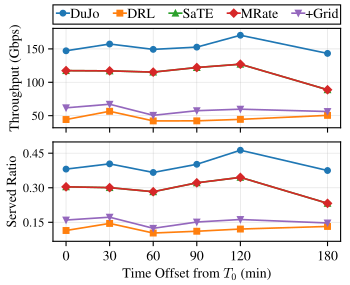

Here is the Python script that generated this plot:
import os
import sys

import matplotlib.pyplot as plt
import pandas as pd
from matplotlib.ticker import MaxNLocator

CURRENT_DIR = os.path.dirname(os.path.abspath(__file__))
PARENT_DIR = os.path.abspath(os.path.join(CURRENT_DIR, os.pardir))
if PARENT_DIR not in sys.path:
    sys.path.append(PARENT_DIR)

from legacy_augmented_plot_common import FONT_SIZE, METHOD_COLORS, apply_plot_style
from tcom_revision_common import HEADLINE_METHODS, latest_run_dir


FIG_WIDTH_PX = 350
FIG_HEIGHT_PX = 285
DPI = 100
FIG_WIDTH_IN = FIG_WIDTH_PX / DPI
FIG_HEIGHT_IN = FIG_HEIGHT_PX / DPI
LEGEND_BOX = (0.15, 0.915, 0.825, 0.12)
TOP_AXIS_BOX = [0.15, 0.55, 0.825, 0.35]
BOTTOM_AXIS_BOX = [0.15, 0.15, 0.825, 0.35]

apply_plot_style()

METHOD_STYLE = {
    "DuJo": {"color": METHOD_COLORS["DuJo"], "marker": "o"},
    "DRL": {"color": METHOD_COLORS["DRL"], "marker": "s"},
    "SaTE": {"color": METHOD_COLORS["SaTE"], "marker": "^"},
    "MRate": {"color": METHOD_COLORS["MRate"], "marker": "D"},
    "+Grid": {"color": METHOD_COLORS["+Grid"], "marker": "v"},
}

METHOD_ALIASES = {
    "DRL": ["DRL", "LD"],
}

PLOT_METHOD_SET = set()
for method in HEADLINE_METHODS:
    PLOT_METHOD_SET.add(method)
    PLOT_METHOD_SET.update(METHOD_ALIASES.get(method, [method]))

run_parent = os.path.join(PARENT_DIR, "test_tcom_shell_time_baselines")
run_dir = os.getenv("TCOM_REVISION_RESULTS_DIR", "").strip()
if not run_dir:
    run_dir = latest_run_dir(run_parent)
results_path = os.path.join(run_dir, "results.csv")
print("Using results from:", results_path)

df = pd.read_csv(results_path)
df = df[df["method"].isin(PLOT_METHOD_SET)].copy()
active_user_filter = os.getenv("TCOM_REVISION_ACTIVE_USER_PERCENTAGE", "").strip()
if active_user_filter:
    target_percentage = float(active_user_filter)
    df = df[df["active_user_percentage"] == target_percentage].copy()
df.sort_values(["method", "offset_minutes"], inplace=True)

fig, axs = plt.subplots(2, 1)
fig.set_size_inches(FIG_WIDTH_IN, FIG_HEIGHT_IN)

for method in HEADLINE_METHODS:
    method_df = df[df["method"].isin(METHOD_ALIASES.get(method, [method]))]
    style = METHOD_STYLE[method]
    axs[0].plot(
        method_df["offset_minutes"],
        method_df["served_throughput_gbps"],
        label=method,
        linewidth=1.2,
        marker=style["marker"],
        markersize=4,
        color=style["color"],
    )
    axs[1].plot(
        method_df["offset_minutes"],
        method_df["served_ratio"],
        label=method,
        linewidth=1.2,
        marker=style["marker"],
        markersize=4,
        color=style["color"],
    )

axs[0].set_ylabel("Throughput (Gbps)")
axs[1].set_ylabel("Served Ratio")
axs[1].set_xlabel("Time Offset from $T_0$ (min)")
axs[0].grid(True, zorder=0, alpha=0.35, linewidth=0.5)
axs[1].grid(True, zorder=0, alpha=0.35, linewidth=0.5)

for ax in axs:
    ax.set_xticks(sorted(df["offset_minutes"].unique()))
    for spine in ax.spines.values():
        spine.set_linewidth(0.8)
    ax.yaxis.set_major_locator(MaxNLocator(nbins=3))
    ax.tick_params(axis="y", labelsize=FONT_SIZE - 1)

axs[0].tick_params(labelbottom=False)

throughput_min = df["served_throughput_gbps"].min()
throughput_max = df["served_throughput_gbps"].max()
throughput_margin = 0.08 * (throughput_max - throughput_min)
axs[0].set_ylim(throughput_min - throughput_margin, throughput_max + throughput_margin)

ratio_min = df["served_ratio"].min()
ratio_max = df["served_ratio"].max()
ratio_margin = 0.10 * (ratio_max - ratio_min)
axs[1].set_ylim(max(0.0, ratio_min - ratio_margin), min(1.0, ratio_max + ratio_margin))

axs[0].set_position(TOP_AXIS_BOX)
axs[1].set_position(BOTTOM_AXIS_BOX)
handles, labels = axs[0].get_legend_handles_labels()
legend = fig.legend(
    handles,
    labels,
    fontsize=FONT_SIZE,
    loc="lower left",
    bbox_to_anchor=LEGEND_BOX,
    mode="expand",
    ncol=5,
    borderaxespad=0.0,
    frameon=True,
    fancybox=False,
    edgecolor="black",
    facecolor="white",
    framealpha=1,
    borderpad=0.3,
    labelspacing=0.2,
    handlelength=1,
    handleheight=0.8,
    handletextpad=0.2,
)
legend.get_frame().set_linewidth(0.8)

output_path = os.path.join(CURRENT_DIR, os.path.splitext(os.path.basename(__file__))[0] + ".pdf")
fig.savefig(output_path, format="pdf", pad_inches=0.0)
